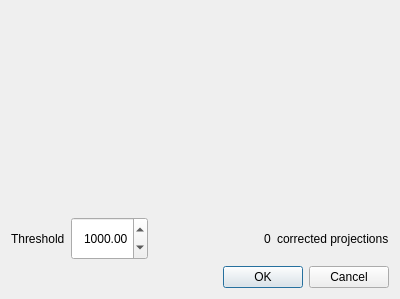
<?xml version="1.0" encoding="UTF-8"?>
<ui version="4.0">
 <class>ReplaceUnderexposedDlg</class>
 <widget class="QDialog" name="ReplaceUnderexposedDlg">
  <property name="geometry">
   <rect>
    <x>0</x>
    <y>0</y>
    <width>400</width>
    <height>299</height>
   </rect>
  </property>
  <property name="windowTitle">
   <string>Dialog</string>
  </property>
  <layout class="QVBoxLayout" name="verticalLayout_2">
   <item>
    <layout class="QVBoxLayout" name="verticalLayout">
     <item>
      <widget class="QtAddons::PlotWidget" name="plot" native="true">
       <property name="minimumSize">
        <size>
         <width>0</width>
         <height>200</height>
        </size>
       </property>
      </widget>
     </item>
     <item>
      <layout class="QHBoxLayout" name="horizontalLayout">
       <item>
        <widget class="QLabel" name="label">
         <property name="sizePolicy">
          <sizepolicy hsizetype="Preferred" vsizetype="MinimumExpanding">
           <horstretch>0</horstretch>
           <verstretch>0</verstretch>
          </sizepolicy>
         </property>
         <property name="text">
          <string>Threshold</string>
         </property>
        </widget>
       </item>
       <item>
        <widget class="QDoubleSpinBox" name="doubleSpinBox_threshold">
         <property name="sizePolicy">
          <sizepolicy hsizetype="Minimum" vsizetype="MinimumExpanding">
           <horstretch>0</horstretch>
           <verstretch>0</verstretch>
          </sizepolicy>
         </property>
         <property name="alignment">
          <set>Qt::AlignRight|Qt::AlignTrailing|Qt::AlignVCenter</set>
         </property>
         <property name="maximum">
          <double>99999.000000000000000</double>
         </property>
         <property name="singleStep">
          <double>10.000000000000000</double>
         </property>
         <property name="value">
          <double>1000.000000000000000</double>
         </property>
        </widget>
       </item>
       <item>
        <spacer name="horizontalSpacer">
         <property name="orientation">
          <enum>Qt::Horizontal</enum>
         </property>
         <property name="sizeHint" stdset="0">
          <size>
           <width>40</width>
           <height>20</height>
          </size>
         </property>
        </spacer>
       </item>
       <item>
        <widget class="QLabel" name="label_projcount">
         <property name="sizePolicy">
          <sizepolicy hsizetype="Preferred" vsizetype="MinimumExpanding">
           <horstretch>0</horstretch>
           <verstretch>0</verstretch>
          </sizepolicy>
         </property>
         <property name="text">
          <string>0</string>
         </property>
        </widget>
       </item>
       <item>
        <widget class="QLabel" name="label_2">
         <property name="sizePolicy">
          <sizepolicy hsizetype="Preferred" vsizetype="MinimumExpanding">
           <horstretch>0</horstretch>
           <verstretch>0</verstretch>
          </sizepolicy>
         </property>
         <property name="text">
          <string>corrected projections</string>
         </property>
        </widget>
       </item>
      </layout>
     </item>
    </layout>
   </item>
   <item>
    <widget class="QDialogButtonBox" name="buttonBox">
     <property name="orientation">
      <enum>Qt::Horizontal</enum>
     </property>
     <property name="standardButtons">
      <set>QDialogButtonBox::Cancel|QDialogButtonBox::Ok</set>
     </property>
    </widget>
   </item>
  </layout>
 </widget>
 <customwidgets>
  <customwidget>
   <class>QtAddons::PlotWidget</class>
   <extends>QWidget</extends>
   <header location="global">plotwidget.h</header>
   <container>1</container>
  </customwidget>
 </customwidgets>
 <resources/>
 <connections>
  <connection>
   <sender>buttonBox</sender>
   <signal>accepted()</signal>
   <receiver>ReplaceUnderexposedDlg</receiver>
   <slot>accept()</slot>
   <hints>
    <hint type="sourcelabel">
     <x>248</x>
     <y>254</y>
    </hint>
    <hint type="destinationlabel">
     <x>157</x>
     <y>274</y>
    </hint>
   </hints>
  </connection>
  <connection>
   <sender>buttonBox</sender>
   <signal>rejected()</signal>
   <receiver>ReplaceUnderexposedDlg</receiver>
   <slot>reject()</slot>
   <hints>
    <hint type="sourcelabel">
     <x>316</x>
     <y>260</y>
    </hint>
    <hint type="destinationlabel">
     <x>286</x>
     <y>274</y>
    </hint>
   </hints>
  </connection>
 </connections>
</ui>
